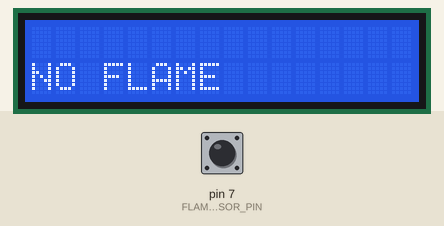
A sketch run on a simulated Arduino Uno, built with avr-gcc and run on an emulated ATmega328P. Shown: 16×2 character LCD. The inputs (shaded band) are chosen by the test bench; at power-on: pin 7 (FLAME_SENSOR_PIN) LOW. What the sketch prints to the serial monitor is not drawn.

Above: at 2.2 s.
2.3 s: pin 7 (FLAME_SENSOR_PIN) driven HIGH
At 2.8 s:
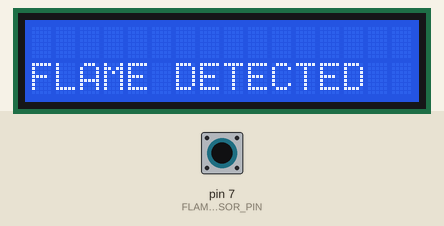
3.8 s: pin 7 (FLAME_SENSOR_PIN) driven LOW
At 5.0 s:
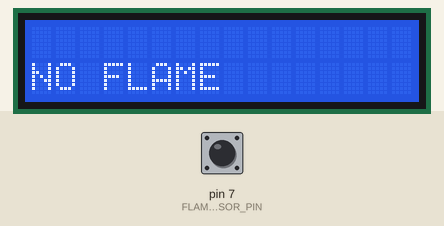
6.8 s: pin 7 (FLAME_SENSOR_PIN) pulsed HIGH 5 times (0.12 s each, 0.3 s apart)
At 6.88 s:
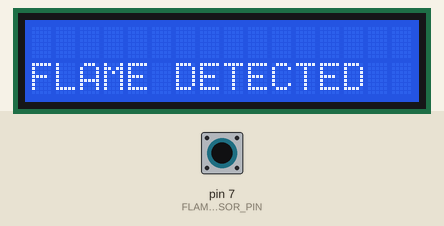
Timing chart, 0 to 9.8 s (numbered marks = the images above; inputs shaded):
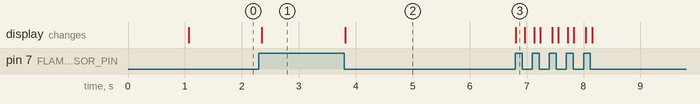

Measured:
- after the input at 2.3 s, the display: changes after 0.05 s (image 1)
- after the input at 3.8 s, the display: changes at once (image 2)
- after the input at 6.8 s, the display: changes at once (image 3)

The sketch:

CampusSensor_Transmitter.ino
```cpp
const int FLAME_SENSOR_PIN = 7;
int FLAME_SENSOR_state=0;
#include <LiquidCrystal.h>
LiquidCrystal lcd(14, 13, 12, 11, 6, 4);
void setup()
{
 lcd.begin(16,2);
 Serial.begin(9600);
 pinMode(FLAME_SENSOR_PIN, INPUT);
 lcd.setCursor(0,0);
 lcd.print("FLAME DETECTION");
 lcd.setCursor(0,1);
 lcd.print("SYSTENM AT UPES");
 delay(1000);
}
void loop()
{
 FLAME_SENSOR_state = digitalRead(FLAME_SENSOR_PIN);

 if(FLAME_SENSOR_state== HIGH)
 {
  lcd.clear();
  int FLAME_SENSOR_serial_data=10;
  Serial.write(FLAME_SENSOR_serial_data);
  lcd.setCursor(0,1);
  lcd.print("FLAME DETECTED");
  delay(50);
 }

 else
 {
  lcd.clear();
  int FLAME_SENSOR_serial_data=20;
  Serial.write(FLAME_SENSOR_serial_data);
  lcd.setCursor(0,1);
  lcd.print("NO FLAME");
  delay(50);
 }
}
```
